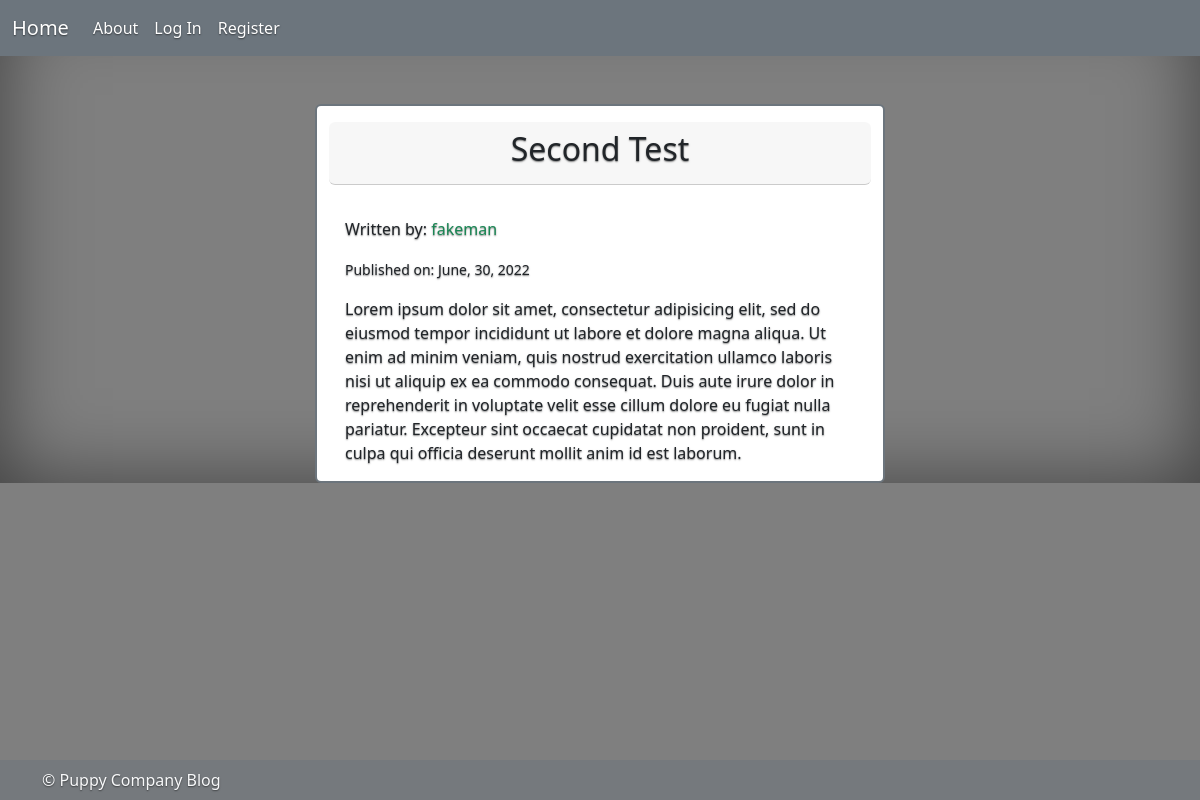
/2, run on the app's committed database.
### puppycompanyblog/models.py (models this page shows, shortened)
class BlogPost(db.Model):
    users = db.relationship(User)
    id = db.Column(db.Integer,primary_key=True)
    user_id = db.Column(db.Integer,db.ForeignKey('users.id'),nullable=False)
    date = db.Column(db.DateTime,nullable=False,default=datetime.utcnow)
    title = db.Column(db.String(140),nullable=False)
    text = db.Column(db.Text,nullable=False)

class User(db.Model,UserMixin):
    __tablename__ = 'users'
    id = db.Column(db.Integer,primary_key=True)
    profile_image = db.Column(db.String(64),nullable=False,default='default_profile.png')
    email = db.Column(db.String(64),unique=True,index=True)
    username = db.Column(db.String(64),unique=True,index=True)
    password_hash = db.Column(db.String(128))
    posts = db.relationship('BlogPost',backref='author',lazy=True)

### puppycompanyblog/users/views.py (the view)
@users.route("/<username>")
def user_posts(username):
    page = request.args.get('page',1,type=int)
    user = User.query.filter_by(username=username).first_or_404()
    blog_posts = BlogPost.query.filter_by(author=user).order_by(BlogPost.date.desc()).paginate(page=page,per_page=5)
    return render_template('user_blog_posts.html',blog_posts=blog_posts,user=user)

### puppycompanyblog/blog_posts/views.py (called while the page is built)
@blog_posts.route('/<int:blog_post_id>')
def blog_post(blog_post_id):
    blog_post = BlogPost.query.get_or_404(blog_post_id)
    return render_template("blog_post.html", blog_post = blog_post)

### puppycompanyblog/templates/blog_post.html (shortened to what this page needs)
{% extends "base.html" %}
{% block content %}
<div class = "row mt-5">
    <div class = "card col-6 offset-3 border border-2 border-secondary rounded">
        <div class = "card-header text-center my-3 rounded">
            <h2 class = "card-title">{{blog_post.title}}</h2>
        </div>
        <div class = "card-body">
            <p class = "card-text">Written by: <a class = "link-success text-decoration-none" href = "{{url_for('users.user_posts', username = blog_post.author.username)}}">{{blog_post.author.username}}</a></p>
            <p class = "card-text"><small>Published on: {{blog_post.date.strftime('%B, %d, %Y')}}</small></p>
            <p class = "card-text">{{blog_post.text}}</p>
        </div>
    </div>
</div>
{% endblock %}

### data on the page
BlogPost: title "Second Test", date "June, 30, 2022", text "Lorem ipsum dolor sit amet, consectetur adipisicing elit, sed do eiusmod tempor incididunt ut labore et dolore magna aliqua. Ut enim ad minim veniam, quis nostrud exercitation ullamco laboris nisi ut aliquip ex ea commodo consequat. Duis aute irure dolor in reprehenderit in voluptate velit esse cillum dolore eu fugiat nulla pariatur. Excepteur sint occaecat cupidatat non proident, sunt in culpa qui officia deserunt mollit anim id est laborum."
User: author.username "fakeman"
